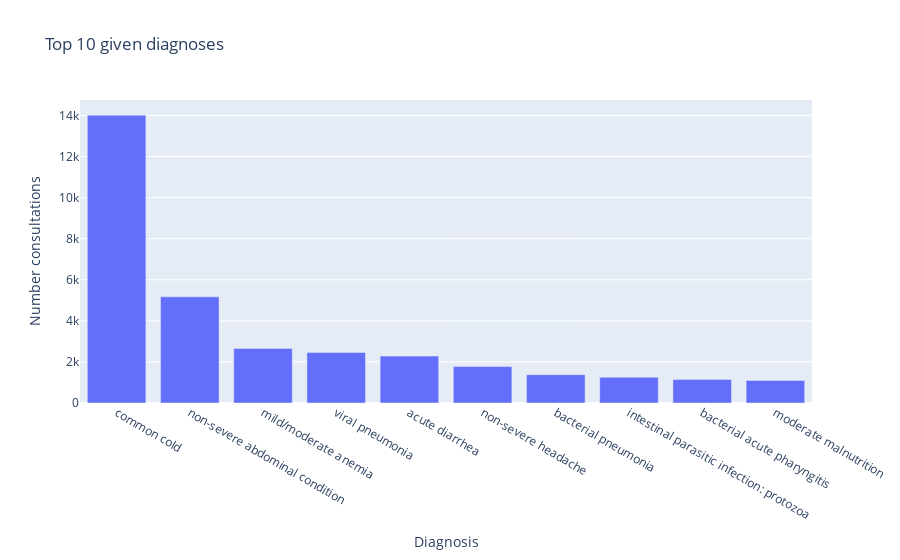

The code cell stored with this chart in its notebook:
### Code cell
# top 10 most common diagnoses
top10_diagnoses = diagnoses.sum().sort_values(ascending=False).to_frame().reset_index().head(10)
top10_diagnoses.columns = ["diagnosis", "number_consultations"]
print("share of top 10 diagnoses:", top10_diagnoses["number_consultations"].sum()/diagnoses.shape[0], "= share of consultations being diagnosed with at least one of the top 10 diagnoses")
fg = px.bar(top10_diagnoses, x="diagnosis", y="number_consultations", title="Top 10 given diagnoses", labels={"number_consultations" : "Number consultations", "diagnosis": "Diagnosis"})
fg.show()

### Figure 1 — Plotly figure (JSON) as saved in the notebook; plotly's stock layout.template omitted (floating-point values rounded to 4 significant figures)
{"data": [{"alignmentgroup": "True", "hovertemplate": "Diagnosis=%{x}<br>Number consultations=%{y}<extra></extra>", "legendgroup": "", "marker": {"color": "#636efa", "pattern": {"shape": ""}}, "name": "", "offsetgroup": "", "orientation": "v", "showlegend": false, "textposition": "auto", "type": "bar", "x": ["common cold", "non-severe abdominal condition", "mild/moderate anemia", "viral pneumonia", "acute diarrhea", "non-severe headache", "bacterial pneumonia", "intestinal parasitic infection: protozoa", "bacterial acute pharyngitis", "moderate malnutrition"], "xaxis": "x", "y": [14014, 5168, 2656, 2461, 2283, 1775, 1381, 1251, 1148, 1100], "yaxis": "y"}], "layout": {"barmode": "relative", "legend": {"tracegroupgap": 0}, "title": {"text": "Top 10 given diagnoses"}, "xaxis": {"anchor": "y", "domain": [0, 1], "title": {"text": "Diagnosis"}}, "yaxis": {"anchor": "x", "domain": [0, 1], "title": {"text": "Number consultations"}}}}
